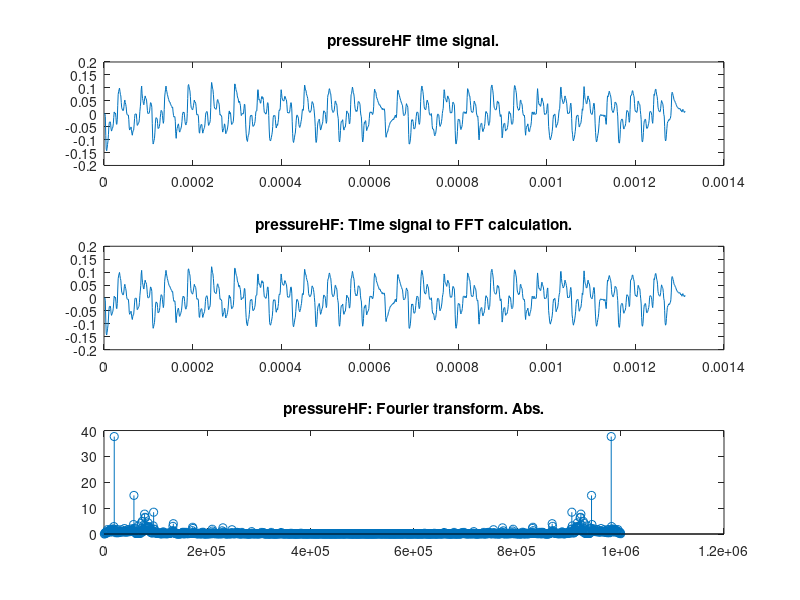
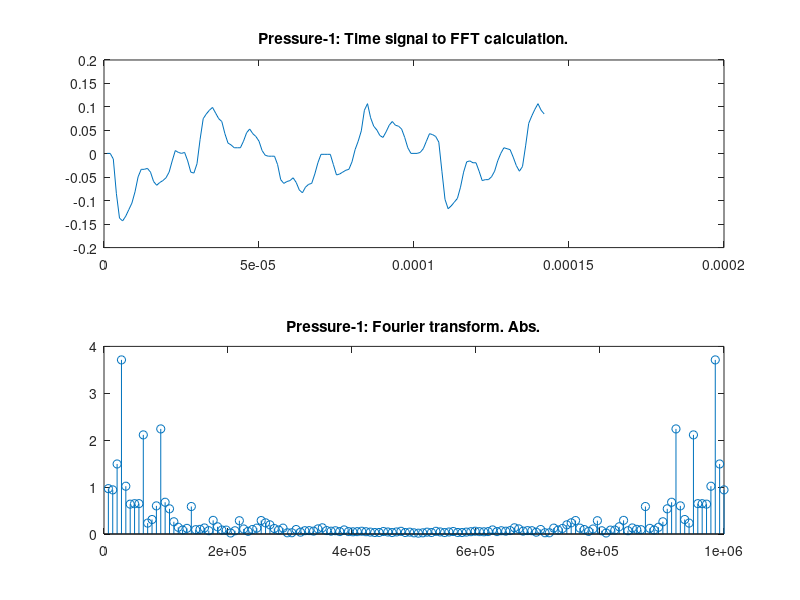
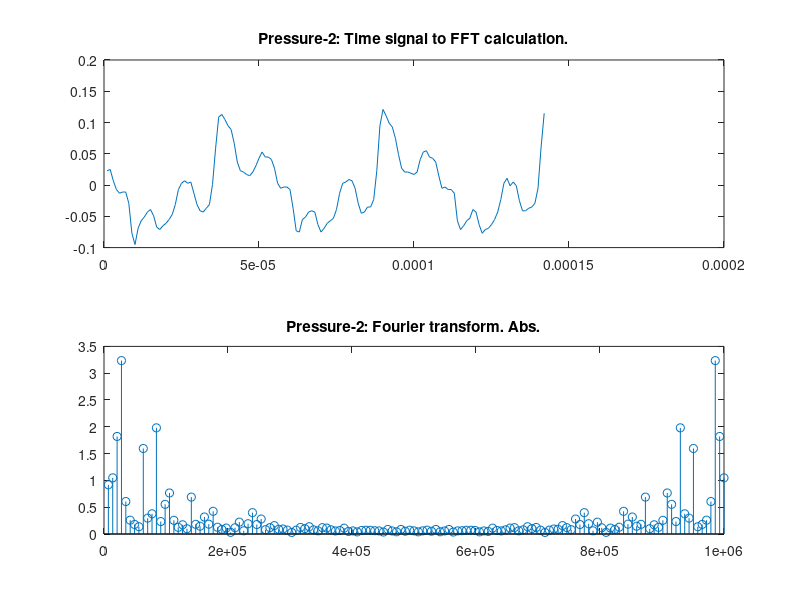
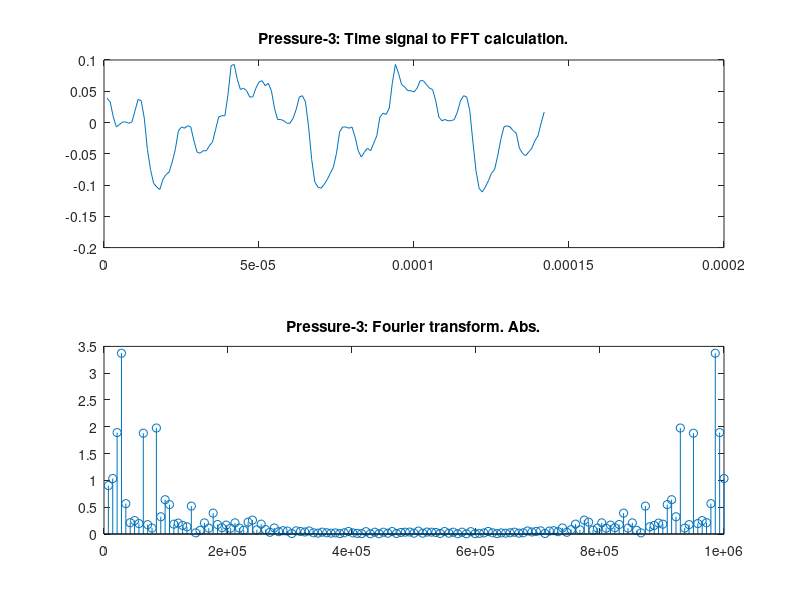

These charts were generated, in order, by the following MATLAB code:
%mducng/SoC/D2/G2touch
%%%%%%%%%%%%%%%%%%%%%%%%%%%%%%%%%%%%%%%%%%%%%%%%%%%%%%%%%%%%%%%%%%%%%%%%%%%
clc;
clear;
close all;
%%%%%%%%%%%%%%%%%%%%%%%%%%%%%%%%%%%%%%%%%%%%%%%%%%%%%%%%%%%%%%%%%%%%%%%%%%%
% load txt file
load EVB1M.txt;
dataraw             = EVB1M;
temp                = size(dataraw);
length_full         = temp(1);
x_full              = dataraw;
%%%%%%%%%%%%%%%%%%%%%%%%%%%%%%%%%%%%%%%%%%%%%%%%%%%%%%%%%%%%%%%%%%%%%%%%%%%
Fs                  = 10^6;  
dt                  = 1/Fs;
t_full              = (0:1:length_full-1)*dt;
%%%%%%%%%%%%%%%%%%%%%%%%%%%%%%%%%%%%%%%%%%%%%%%%%%%%%%%%%%%%%%%%%%%%%%%%%%%
% load pressureHF:
x_pressureHF_raw    = x_full(7506:1:7506+1312-1);
% Substract mean:
x_pressureHF        = x_pressureHF_raw - mean(x_pressureHF_raw);
t_pressureHF        = (1:1:length(x_pressureHF))*dt;
% FFT calculation for pressureHF
Nfft                = length(x_pressureHF);
deltaF              = Fs/Nfft;
tVectors            = (1:Nfft)*dt;
fVectors            = (1:Nfft)*deltaF;
% pressureHF part to FFT calculation
fftpressureHFTem    = fft(x_pressureHF(1:1:Nfft),Nfft);
fftpressureHF       = abs(fftpressureHFTem);
%%%%%%%%%%%%%%%%%%%%%%%%%%%%%%%%%%%%%%%%%%%%%%%%%%%%%%%%%%%%%%%%%%%%%%%%%%%
% plot Full Beacon LF
figure(1);
subplot(3,1,1);
plot(t_pressureHF,x_pressureHF);
title('pressureHF time signal.');
% plot time signal
subplot(3,1,2);
plot(tVectors,x_pressureHF(1:Nfft));
title("pressureHF: Time signal to FFT calculation.");
%axis([0 Nfft*1/Fs 0 1*scale]);
% plot fft output
subplot(3,1,3);
stem(fVectors,fftpressureHF);
title('pressureHF: Fourier transform. Abs.'); 
%axis([0 Fs 0 Nfft/2*scale]);
%axis([0 Fs 0 25]);
%%%%%%%%%%%%%%%%%%%%%%%%%%%%%%%%%%%%%%%%%%%%%%%%%%%%%%%%%%%%%%%%%%%%%%%%%%%
%%%%%%%%%%%%%%%%%%%%%%%%%%%%%%%%%%%%%%%%%%%%%%%%%%%%%%%%%%%%%%%%%%%%%%%%%%%
x_pressureHF1         = x_pressureHF(1:1:142);
x_pressureHF2         = x_pressureHF(142+11+1:1:142+11+142);
x_pressureHF3         = x_pressureHF(2*142+2*11+1:1:2*142+2*11+142);
x_pressureHF4         = x_pressureHF(3*142+3*11+1:1:3*142+3*11+142);
x_pressureHF5         = x_pressureHF(4*142+3*11+72+1:1:4*142+3*11+72+142);
x_pressureHF6         = x_pressureHF(5*142+4*11+72+1:1:5*142+4*11+72+142);
x_pressureHF7         = x_pressureHF(6*142+5*11+72+1:1:6*142+5*11+72+142);
x_pressureHF8         = x_pressureHF(7*142+6*11+72+1:1:7*142+6*11+72+142);

t_pressureHF1         = (1:1:length(x_pressureHF1))*dt;
t_pressureHF2         = (1:1:length(x_pressureHF2))*dt;
t_pressureHF3         = (1:1:length(x_pressureHF3))*dt;
t_pressureHF4         = (1:1:length(x_pressureHF4))*dt;
t_pressureHF5         = (1:1:length(x_pressureHF5))*dt;
t_pressureHF6         = (1:1:length(x_pressureHF6))*dt;
t_pressureHF7         = (1:1:length(x_pressureHF7))*dt;
t_pressureHF8         = (1:1:length(x_pressureHF8))*dt;

% FFT calculation for Pressure
Nfft1                = length(x_pressureHF1);
deltaF1              = Fs/Nfft1;
tVectors             = (1:Nfft1)*dt;
fVectors             = (1:Nfft1)*deltaF1;
% Pressure part to FFT calculation
fftpressureHFTem1     = fft(x_pressureHF1(1:1:Nfft1),Nfft1);
fftpressureHF1        = abs(fftpressureHFTem1);
fftpressureHFTem2     = fft(x_pressureHF2(1:1:Nfft1),Nfft1);
fftpressureHF2        = abs(fftpressureHFTem2);
fftpressureHFTem3     = fft(x_pressureHF3(1:1:Nfft1),Nfft1);
fftpressureHF3        = abs(fftpressureHFTem3);
fftpressureHFTem4     = fft(x_pressureHF4(1:1:Nfft1),Nfft1);
fftpressureHF4        = abs(fftpressureHFTem4);
fftpressureHFTem5     = fft(x_pressureHF5(1:1:Nfft1),Nfft1);
fftpressureHF5        = abs(fftpressureHFTem5);
fftpressureHFTem6     = fft(x_pressureHF6(1:1:Nfft1),Nfft1);
fftpressureHF6        = abs(fftpressureHFTem6);
fftpressureHFTem7     = fft(x_pressureHF7(1:1:Nfft1),Nfft1);
fftpressureHF7        = abs(fftpressureHFTem7);
fftpressureHFTem8     = fft(x_pressureHF8(1:1:Nfft1),Nfft1);
fftpressureHF8        = abs(fftpressureHFTem8);
%%%%%%%%%%%%%%%%%%%%%%%%%%%%%%%%%%%%%%%%%%%%%%%%%%%%%%%%%%%%%%%%%%%%%%%%%%%
figure(2);
subplot(2,1,1);
plot(tVectors,x_pressureHF1(1:Nfft1));
title("Pressure-1: Time signal to FFT calculation.");
subplot(2,1,2);
stem(fVectors,fftpressureHF1);
title('Pressure-1: Fourier transform. Abs.'); 
%%%%%%%%%%%%%%%%%%%%%%%%%%%%%%%%%%%%%%%%%%%%%%%%%%%%%%%%%%%%%%%%%%%%%%%%%%%
figure(3);
subplot(2,1,1);
plot(tVectors,x_pressureHF2(1:Nfft1));
title("Pressure-2: Time signal to FFT calculation.");
subplot(2,1,2);
stem(fVectors,fftpressureHF2);
title('Pressure-2: Fourier transform. Abs.'); 
%%%%%%%%%%%%%%%%%%%%%%%%%%%%%%%%%%%%%%%%%%%%%%%%%%%%%%%%%%%%%%%%%%%%%%%%%%%
figure(4);
subplot(2,1,1);
plot(tVectors,x_pressureHF3(1:Nfft1));
title("Pressure-3: Time signal to FFT calculation.");
subplot(2,1,2);
stem(fVectors,fftpressureHF3);
title('Pressure-3: Fourier transform. Abs.'); 
%%%%%%%%%%%%%%%%%%%%%%%%%%%%%%%%%%%%%%%%%%%%%%%%%%%%%%%%%%%%%%%%%%%%%%%%%%%
figure(5);
subplot(2,1,1);
plot(tVectors,x_pressureHF4(1:Nfft1));
title("Pressure-4: Time signal to FFT calculation.");
subplot(2,1,2);
stem(fVectors,fftpressureHF4);
title('Pressure-4: Fourier transform. Abs.'); 
%%%%%%%%%%%%%%%%%%%%%%%%%%%%%%%%%%%%%%%%%%%%%%%%%%%%%%%%%%%%%%%%%%%%%%%%%%%
figure(6);
subplot(2,1,1);
plot(tVectors,x_pressureHF5(1:Nfft1));
title("Pressure-5: Time signal to FFT calculation.");
subplot(2,1,2);
stem(fVectors,fftpressureHF5);
title('Pressure-5: Fourier transform. Abs.'); 
%%%%%%%%%%%%%%%%%%%%%%%%%%%%%%%%%%%%%%%%%%%%%%%%%%%%%%%%%%%%%%%%%%%%%%%%%%%
figure(7);
subplot(2,1,1);
plot(tVectors,x_pressureHF6(1:Nfft1));
title("Pressure-6: Time signal to FFT calculation.");
subplot(2,1,2);
stem(fVectors,fftpressureHF6);
title('Pressure-6: Fourier transform. Abs.'); 
%%%%%%%%%%%%%%%%%%%%%%%%%%%%%%%%%%%%%%%%%%%%%%%%%%%%%%%%%%%%%%%%%%%%%%%%%%%
figure(8);
subplot(2,1,1);
plot(tVectors,x_pressureHF7(1:Nfft1));
title("Pressure-7: Time signal to FFT calculation.");
subplot(2,1,2);
stem(fVectors,fftpressureHF7);
title('Pressure-7: Fourier transform. Abs.'); 
%%%%%%%%%%%%%%%%%%%%%%%%%%%%%%%%%%%%%%%%%%%%%%%%%%%%%%%%%%%%%%%%%%%%%%%%%%%
figure(9);
subplot(2,1,1);
plot(tVectors,x_pressureHF8(1:Nfft1));
title("Pressure-8: Time signal to FFT calculation.");
subplot(2,1,2);
stem(fVectors,fftpressureHF8);
title('Pressure-8: Fourier transform. Abs.'); 